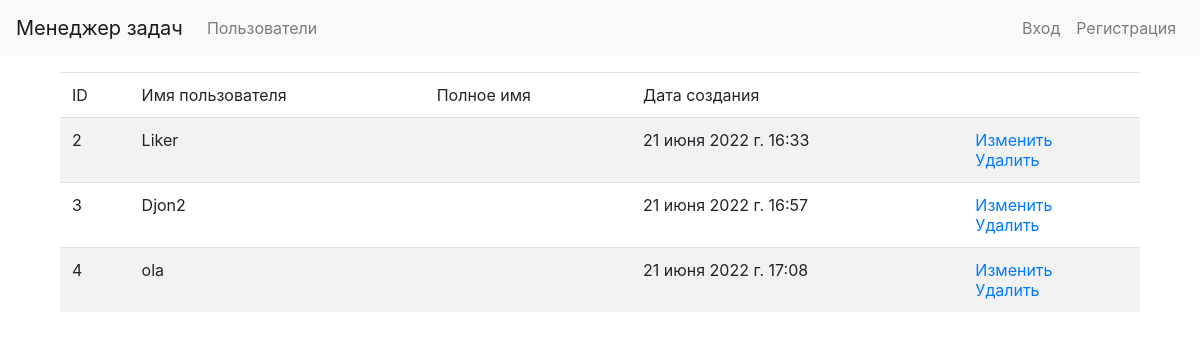
/users/, run on an earlier commit of the app's database.
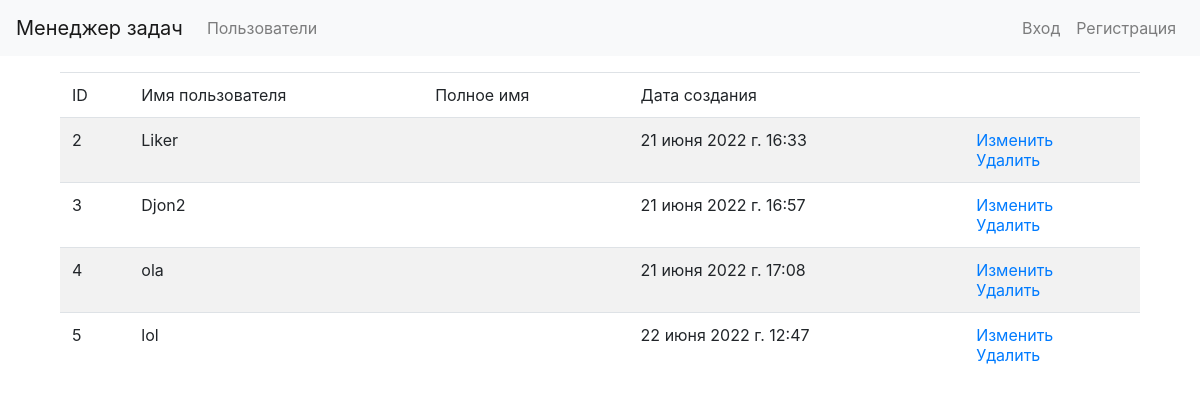
And on a later commit of the database.
### task_manager/users/models.py (models this page shows, shortened)
class User(AbstractUser):
    class Meta:
        verbose_name = gettext_lazy('User')
        verbose_name_plural = gettext_lazy('Users')
        ordering = ['id']

### task_manager/users/views.py (the view)
# urls.py: path('', UserList.as_view(), name='list'),
class UserList(ListView):
    model = User
    template_name = USER
    context_object_name = 'users'
    def get_context_data(self, **kwargs):
        context = super().get_context_data(**kwargs)
        context[TITLE] = LIST_TITLE
        return context

### task_manager/templates/users.html (shortened to what this page needs)
{% extends 'base.html' %}
{% load i18n %}
{% block content %}
<div class="container wrapper">
    <table class="table table-striped">
        <thead>
            <tr>
                <td>ID</td>
                <td>{% translate "User name" %}</td>
                <td>{% translate "Full name" %}</td>
                <td>{% translate "Date of creation" %}</td>
                <td></td>
            </tr>
        </thead>
        <tbody>
            {% for user in users %}
            <tr>
                <td>{{ user.id }}</td>
                <td>{{ user.username }}</td>
                <td>{{ user.first_name }} {{ user.last_name }}</td>
                <td>{{ user.date_joined }}</td>
                <td>
                    <a href="{% url 'users:change' user.id %}">{% translate "Change" %}</a>
                    <br>
                    <a href="{% url 'users:delete' user.id %}">{% translate "Delete" %}</a>
                </td>
            </tr>
            {% endfor %}
        </tbody>
    </table>
</div>
{% endblock %}

What changed in the data, as far as the page shows it:
added User: id "5", username "lol", date_joined "22 июня 2022 г. 12:47"
